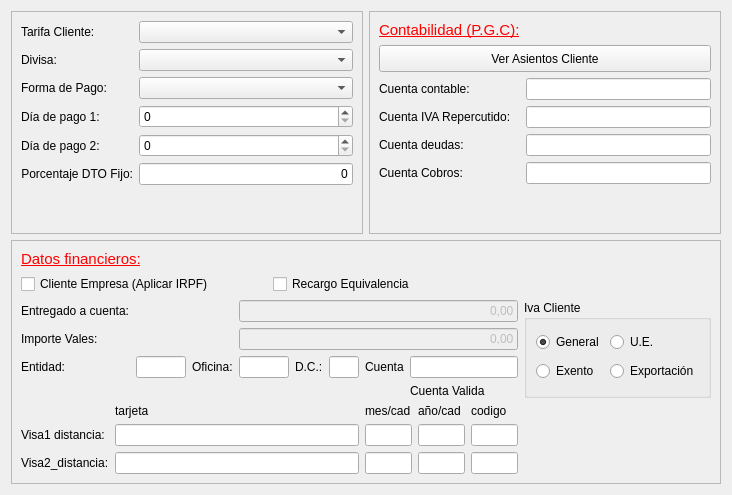
         <widget class="QWidget" name="tab_Datos_bancarios_financieros">
          <property name="styleSheet">
           <string notr="true"/>
          </property>
          <attribute name="title">
           <string>Datos Bancarios y Financieros</string>
          </attribute>
          <layout class="QGridLayout" name="gridLayout_16">
           <item row="0" column="0">
            <widget class="QFrame" name="frame_9">
             <property name="frameShape">
              <enum>QFrame::StyledPanel</enum>
             </property>
             <property name="frameShadow">
              <enum>QFrame::Raised</enum>
             </property>
             <layout class="QFormLayout" name="formLayout_5">
              <item row="0" column="0">
               <widget class="QLabel" name="label_33">
                <property name="text">
                 <string>Tarifa Cliente:</string>
                </property>
               </widget>
              </item>
              <item row="0" column="1">
               <widget class="QComboBox" name="cbotarifa_cliente"/>
              </item>
              <item row="1" column="0">
               <widget class="QLabel" name="label_65">
                <property name="text">
                 <string>Divisa:</string>
                </property>
               </widget>
              </item>
              <item row="1" column="1">
               <widget class="QComboBox" name="cboDivisa"/>
              </item>
              <item row="2" column="0">
               <widget class="QLabel" name="label_67">
                <property name="text">
                 <string>Forma de Pago:</string>
                </property>
               </widget>
              </item>
              <item row="2" column="1">
               <widget class="QComboBox" name="cboforma_pago"/>
              </item>
              <item row="3" column="0">
               <widget class="QLabel" name="label_68">
                <property name="text">
                 <string>Día de pago 1:</string>
                </property>
               </widget>
              </item>
              <item row="3" column="1">
               <widget class="QSpinBox" name="txtdia_pago1"/>
              </item>
              <item row="4" column="0">
               <widget class="QLabel" name="label_69">
                <property name="text">
                 <string>Día de pago 2:</string>
                </property>
               </widget>
              </item>
              <item row="4" column="1">
               <widget class="QSpinBox" name="txtdia_pago2"/>
              </item>
              <item row="5" column="0">
               <widget class="QLabel" name="label_32">
                <property name="text">
                 <string>Porcentaje DTO Fijo:</string>
                </property>
                <property name="alignment">
                 <set>Qt::AlignRight|Qt::AlignTrailing|Qt::AlignVCenter</set>
                </property>
               </widget>
              </item>
              <item row="5" column="1">
               <widget class="QLineEdit" name="txtporc_dto_cliente">
                <property name="text">
                 <string>0</string>
                </property>
                <property name="alignment">
                 <set>Qt::AlignRight|Qt::AlignTrailing|Qt::AlignVCenter</set>
                </property>
               </widget>
              </item>
             </layout>
            </widget>
           </item>
           <item row="0" column="1">
            <widget class="QFrame" name="frame_6">
             <property name="frameShape">
              <enum>QFrame::StyledPanel</enum>
             </property>
             <property name="frameShadow">
              <enum>QFrame::Raised</enum>
             </property>
             <layout class="QGridLayout" name="gridLayout_15">
              <item row="1" column="0" colspan="2">
               <widget class="QPushButton" name="pushButton">
                <property name="minimumSize">
                 <size>
                  <width>0</width>
                  <height>27</height>
                 </size>
                </property>
                <property name="text">
                 <string>Ver Asientos Cliente</string>
                </property>
               </widget>
              </item>
              <item row="3" column="0">
               <widget class="QLabel" name="label_72">
                <property name="text">
                 <string>Cuenta IVA Repercutido:</string>
                </property>
               </widget>
              </item>
              <item row="3" column="1">
               <widget class="QLineEdit" name="txtcuenta_iva_repercutido"/>
              </item>
              <item row="5" column="0">
               <widget class="QLabel" name="label_74">
                <property name="text">
                 <string>Cuenta Cobros:</string>
                </property>
               </widget>
              </item>
              <item row="0" column="0">
               <widget class="QLabel" name="label_70">
                <property name="text">
                 <string>&lt;html&gt;&lt;head/&gt;&lt;body&gt;&lt;p&gt;&lt;span style=&quot; font-size:11pt; text-decoration: underline; color:#ff0000;&quot;&gt;Contabilidad (P.G.C):&lt;/span&gt;&lt;/p&gt;&lt;/body&gt;&lt;/html&gt;</string>
                </property>
               </widget>
              </item>
              <item row="4" column="1">
               <widget class="QLineEdit" name="txtcuenta_deudas"/>
              </item>
              <item row="2" column="1">
               <widget class="QLineEdit" name="txtcuenta_contable"/>
              </item>
              <item row="4" column="0">
               <widget class="QLabel" name="label_73">
                <property name="text">
                 <string>Cuenta deudas:</string>
                </property>
               </widget>
              </item>
              <item row="2" column="0">
               <widget class="QLabel" name="label_71">
                <property name="text">
                 <string>Cuenta contable:</string>
                </property>
               </widget>
              </item>
              <item row="5" column="1">
               <widget class="QLineEdit" name="txtcuenta_cobros"/>
              </item>
              <item row="6" column="1">
               <spacer name="verticalSpacer_2">
                <property name="orientation">
                 <enum>Qt::Vertical</enum>
                </property>
                <property name="sizeHint" stdset="0">
                 <size>
                  <width>20</width>
                  <height>40</height>
                 </size>
                </property>
               </spacer>
              </item>
             </layout>
            </widget>
           </item>
           <item row="1" column="0" colspan="2">
            <widget class="QFrame" name="frame_7">
             <property name="frameShape">
              <enum>QFrame::StyledPanel</enum>
             </property>
             <property name="frameShadow">
              <enum>QFrame::Raised</enum>
             </property>
             <layout class="QGridLayout" name="gridLayout_14">
              <item row="0" column="0">
               <widget class="QLabel" name="label_75">
                <property name="sizePolicy">
                 <sizepolicy hsizetype="Preferred" vsizetype="Maximum">
                  <horstretch>0</horstretch>
                  <verstretch>0</verstretch>
                 </sizepolicy>
                </property>
                <property name="text">
                 <string>&lt;html&gt;&lt;head/&gt;&lt;body&gt;&lt;p&gt;&lt;span style=&quot; font-size:11pt; text-decoration: underline; color:#ff0000;&quot;&gt;Datos financieros:&lt;/span&gt;&lt;/p&gt;&lt;/body&gt;&lt;/html&gt;</string>
                </property>
               </widget>
              </item>
              <item row="1" column="0">
               <layout class="QHBoxLayout" name="horizontalLayout_3">
                <item>
                 <widget class="QCheckBox" name="chkClienteEmpresa">
                  <property name="text">
                   <string>Cliente Empresa (Aplicar IRPF)</string>
                  </property>
                 </widget>
                </item>
                <item>
                 <widget class="QCheckBox" name="chkrecargo_equivalencia">
                  <property name="text">
                   <string>Recargo Equivalencia</string>
                  </property>
                 </widget>
                </item>
               </layout>
              </item>
              <item row="2" column="0">
               <layout class="QGridLayout" name="gridLayout_31">
                <item row="0" column="3" colspan="5">
                 <widget class="QLineEdit" name="txtimporte_a_cuenta">
                  <property name="enabled">
                   <bool>false</bool>
                  </property>
                  <property name="focusPolicy">
                   <enum>Qt::NoFocus</enum>
                  </property>
                  <property name="text">
                   <string>0,00</string>
                  </property>
                  <property name="alignment">
                   <set>Qt::AlignRight|Qt::AlignTrailing|Qt::AlignVCenter</set>
                  </property>
                 </widget>
                </item>
                <item row="0" column="0">
                 <widget class="QLabel" name="label_76">
                  <property name="text">
                   <string>Entregado a cuenta:</string>
                  </property>
                 </widget>
                </item>
                <item row="1" column="3" colspan="5">
                 <widget class="QLineEdit" name="txtvales">
                  <property name="enabled">
                   <bool>false</bool>
                  </property>
                  <property name="focusPolicy">
                   <enum>Qt::NoFocus</enum>
                  </property>
                  <property name="text">
                   <string>0,00</string>
                  </property>
                  <property name="alignment">
                   <set>Qt::AlignRight|Qt::AlignTrailing|Qt::AlignVCenter</set>
                  </property>
                 </widget>
                </item>
                <item row="1" column="0">
                 <widget class="QLabel" name="label_77">
                  <property name="text">
                   <string>Importe Vales:</string>
                  </property>
                 </widget>
                </item>
                <item row="2" column="0">
                 <widget class="QLabel" name="label_78">
                  <property name="text">
                   <string>Entidad:</string>
                  </property>
                 </widget>
                </item>
                <item row="6" column="7">
                 <widget class="QLabel" name="lblCuentavalida">
                  <property name="text">
                   <string>Cuenta Valida</string>
                  </property>
                 </widget>
                </item>
                <item row="2" column="1">
                 <widget class="QLineEdit" name="txtentidad_bancaria">
                  <property name="maximumSize">
                   <size>
                    <width>50</width>
                    <height>16777215</height>
                   </size>
                  </property>
                 </widget>
                </item>
                <item row="2" column="2">
                 <widget class="QLabel" name="label_79">
                  <property name="text">
                   <string>Oficina:</string>
                  </property>
                 </widget>
                </item>
                <item row="2" column="3">
                 <widget class="QLineEdit" name="txtoficina_bancaria">
                  <property name="maximumSize">
                   <size>
                    <width>50</width>
                    <height>16777215</height>
                   </size>
                  </property>
                 </widget>
                </item>
                <item row="2" column="4">
                 <widget class="QLabel" name="label_80">
                  <property name="text">
                   <string>D.C.:</string>
                  </property>
                 </widget>
                </item>
                <item row="2" column="5">
                 <widget class="QLineEdit" name="txtdc">
                  <property name="maximumSize">
                   <size>
                    <width>30</width>
                    <height>16777215</height>
                   </size>
                  </property>
                 </widget>
                </item>
                <item row="2" column="6">
                 <widget class="QLabel" name="label_81">
                  <property name="text">
                   <string>Cuenta</string>
                  </property>
                 </widget>
                </item>
                <item row="2" column="7">
                 <widget class="QLineEdit" name="txtcuenta_corriente"/>
                </item>
               </layout>
              </item>
              <item row="2" column="1">
               <widget class="QGroupBox" name="groupBox">
                <property name="minimumSize">
                 <size>
                  <width>182</width>
                  <height>0</height>
                 </size>
                </property>
                <property name="title">
                 <string>Iva Cliente</string>
                </property>
                <layout class="QGridLayout" name="gridLayout_29">
                 <item row="0" column="1">
                  <widget class="QRadioButton" name="radUE">
                   <property name="text">
                    <string>U.E.</string>
                   </property>
                  </widget>
                 </item>
                 <item row="0" column="0">
                  <widget class="QRadioButton" name="radGeneral">
                   <property name="text">
                    <string>General</string>
                   </property>
                   <property name="checked">
                    <bool>true</bool>
                   </property>
                  </widget>
                 </item>
                 <item row="1" column="0">
                  <widget class="QRadioButton" name="radExcento">
                   <property name="text">
                    <string>Exento</string>
                   </property>
                  </widget>
                 </item>
                 <item row="1" column="1">
                  <widget class="QRadioButton" name="radExportacion">
                   <property name="text">
                    <string>Exportación</string>
                   </property>
                  </widget>
                 </item>
                </layout>
               </widget>
              </item>
              <item row="3" column="0">
               <layout class="QGridLayout" name="gridLayout_10">
                <item row="0" column="1">
                 <widget class="QLabel" name="label_45">
                  <property name="text">
                   <string>tarjeta</string>
                  </property>
                 </widget>
                </item>
                <item row="0" column="2">
                 <widget class="QLabel" name="label_59">
                  <property name="text">
                   <string>mes/cad</string>
                  </property>
                 </widget>
                </item>
                <item row="0" column="3">
                 <widget class="QLabel" name="label_60">
                  <property name="text">
                   <string>año/cad</string>
                  </property>
                 </widget>
                </item>
                <item row="0" column="4">
                 <widget class="QLabel" name="label_61">
                  <property name="text">
                   <string>codigo</string>
                  </property>
                 </widget>
                </item>
                <item row="1" column="0">
                 <widget class="QLabel" name="label_26">
                  <property name="text">
                   <string>Visa1 distancia:</string>
                  </property>
                 </widget>
                </item>
                <item row="1" column="1">
                 <widget class="QLineEdit" name="txtvisa_distancia1">
                  <property name="minimumSize">
                   <size>
                    <width>133</width>
                    <height>0</height>
                   </size>
                  </property>
                 </widget>
                </item>
                <item row="1" column="2">
                 <widget class="QLineEdit" name="txtvisa1_caduca_mes">
                  <property name="maximumSize">
                   <size>
                    <width>47</width>
                    <height>16777215</height>
                   </size>
                  </property>
                 </widget>
                </item>
                <item row="1" column="3">
                 <widget class="QLineEdit" name="txtvisa1_caduca_ano">
                  <property name="maximumSize">
                   <size>
                    <width>47</width>
                    <height>16777215</height>
                   </size>
                  </property>
                 </widget>
                </item>
                <item row="1" column="4">
                 <widget class="QLineEdit" name="txtvisa1_cod_valid">
                  <property name="maximumSize">
                   <size>
                    <width>47</width>
                    <height>16777215</height>
                   </size>
                  </property>
                 </widget>
                </item>
                <item row="2" column="0">
                 <widget class="QLabel" name="label_41">
                  <property name="text">
                   <string>Visa2_distancia:</string>
                  </property>
                 </widget>
                </item>
                <item row="2" column="1">
                 <widget class="QLineEdit" name="txtvisa_distancia2">
                  <property name="minimumSize">
                   <size>
                    <width>133</width>
                    <height>0</height>
                   </size>
                  </property>
                 </widget>
                </item>
                <item row="2" column="2">
                 <widget class="QLineEdit" name="txtvisa2_caduca_mes">
                  <property name="maximumSize">
                   <size>
                    <width>47</width>
                    <height>16777215</height>
                   </size>
                  </property>
                 </widget>
                </item>
                <item row="2" column="3">
                 <widget class="QLineEdit" name="txtvisa2_caduca_ano">
                  <property name="maximumSize">
                   <size>
                    <width>47</width>
                    <height>16777215</height>
                   </size>
                  </property>
                 </widget>
                </item>
                <item row="2" column="4">
                 <widget class="QLineEdit" name="txtvisa2_cod_valid">
                  <property name="maximumSize">
                   <size>
                    <width>47</width>
                    <height>16777215</height>
                   </size>
                  </property>
                 </widget>
                </item>
               </layout>
              </item>
             </layout>
            </widget>
           </item>
          </layout>
         </widget>
